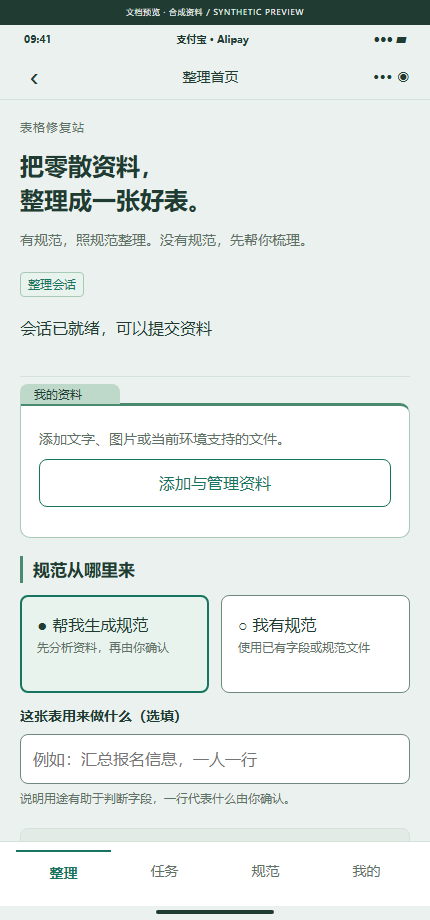
#> input picture docs/media/screenshots/alipay/MP01.png, 430 x 920 px; its folder holds only this picture in this run
$ python build-doc-contact-sheets.py
#> lines starting #> are read from the running program, lines starting #| are printed output that depends on the picture
"""Build screenshot indexes from captured source previews, without browser or network."""
from pathlib import Path
from PIL import Image, ImageDraw, ImageFont

ROOT = Path(__file__).resolve().parents[1]
MEDIA = ROOT / 'docs/media'

def main():
    font = ImageFont.load_default(size=15)
    small = ImageFont.load_default(size=12)
    for provider in ('alipay', 'douyin'):
        sheet = Image.new('RGB', (924, 4170), '#EAF1EE')
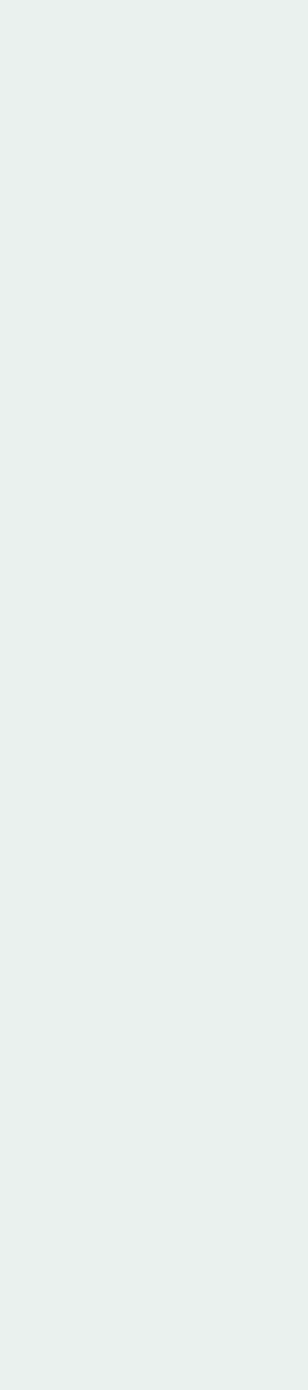
#> sheet: PIL image 924x4170 RGB (shown at 1/3 size); mean R, G, B 234, 241, 238
        draw = ImageDraw.Draw(sheet)
        draw.text((26, 20), f'TABLE PURIFIER / {provider.upper()} / 18 SOURCE PAGES', fill='#203C32', font=font)
        draw.text((26, 47), 'Synthetic fixtures / Browser documentation preview / NOT native-device evidence', fill='#875A18', font=small)
        for index in range(18):
            code = f'MP{index + 1:02d}'
            image = Image.open(MEDIA / f'screenshots/{provider}/{code}.png').convert('RGB')
#> image is the input picture: PIL image 430x920 RGB; mean R, G, B 225.5, 232.8, 229.7
            image.thumbnail((274, 586), Image.Resampling.LANCZOS)
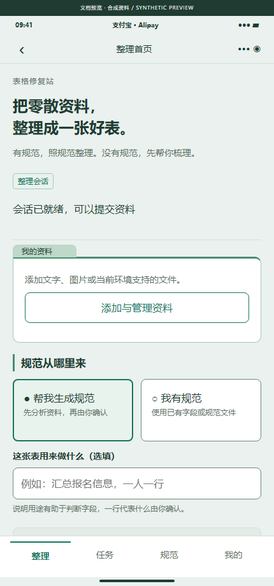
#> image: PIL image 274x586 RGB; mean R, G, B 225.2, 232.6, 229.5
            x = 26 + (index % 3) * 302
            y = 90 + (index // 3) * 676
            sheet.paste(image, (x, y))
            draw.text((x, y + 598), f'{code} / {provider.upper()}', fill='#203C32', font=font)
        sheet.save(MEDIA / f'{provider}-pages.png', optimize=True)

if __name__ == '__main__':
#> (the run stopped early here; a loop or call above may not have finished)
